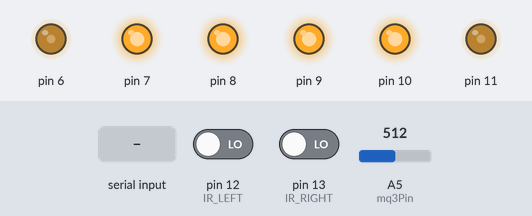
Bench run of a sketch on a simulated Arduino Uno, built with avr-gcc and run on an emulated ATmega328P. Shown: output pins drawn as LEDs (lit = HIGH). Inputs (shaded band) come from the test bench; at power-on: pin 12 (IR_LEFT) LOW, pin 13 (IR_RIGHT) LOW, A5 (mq3Pin) = 512. What the sketch prints to the serial monitor is not drawn.

Above: at 1.2 s.
1.3 s: "30,150q" received over the second serial link
At 2.1 s:
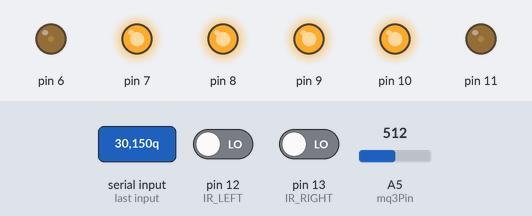
2.8 s: "0q" received over the second serial link
At 3.3 s:
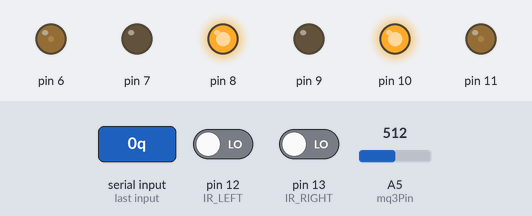
4.3 s: "90,45q" received over the second serial link
At 5.5 s:
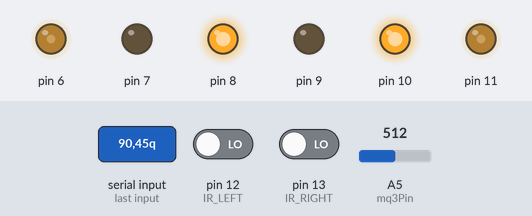
5.8 s: pin 12 (IR_LEFT) driven HIGH
At 6.6 s:
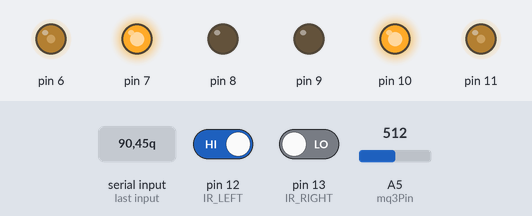
7.3 s: "1q" received over the second serial link
At 7.8 s:
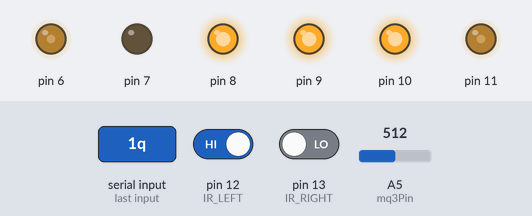
8.8 s: "3q" received over the second serial link
At 9.1 s:
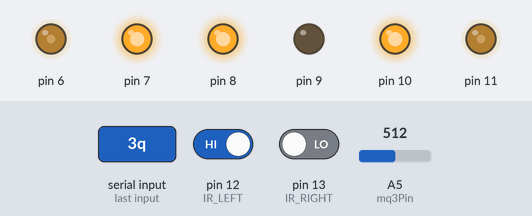
Timing chart, 0 to 11.3 s (numbered marks = the images above; inputs shaded):
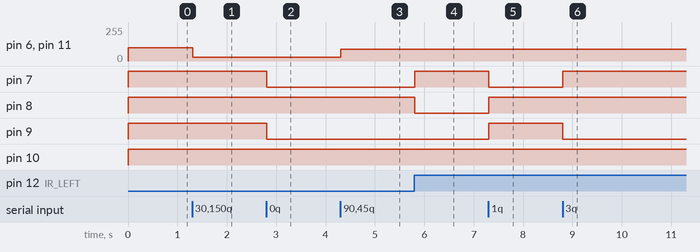

Measured:
- after the input at 1.3 s, pin 6, pin 11: 100/255 → 30/255 at once
- after the input at 2.8 s, pin 7, pin 9: HIGH → LOW at once
- after the input at 4.3 s, pin 6, pin 11: 30/255 → 90/255 at once
- after the input at 5.8 s, pin 7: LOW → HIGH at once; pin 8: HIGH → LOW at once
- after the input at 7.3 s, pin 7: HIGH → LOW at once; pin 8, pin 9: LOW → HIGH at once
- after the input at 8.8 s, pin 7: LOW → HIGH at once; pin 9: HIGH → LOW at once

The sketch:

1212_RCcar_Alcohol_v01.ino
```cpp
#include <SoftwareSerial.h> // SoftwareSerial 라이브러리 포함
#include <LiquidCrystal_I2C.h>

SoftwareSerial mySerial(2, 3); // RX = 2, TX = 3
LiquidCrystal_I2C lcd(0x27, 16, 2);  // 16x2 LCD 크기

String value = " ";
int iValue;
int num = 5, speed = 100;

// 적외선 센서 핀 설정
const int IR_LEFT = 12; // 왼쪽 센서: D12
const int IR_RIGHT = 13; // 오른쪽 센서: D13

const int mq3Pin = A5; // MQ-3 센서핀

void setup() {
  mySerial.begin(9600); // SoftwareSerial 시작
  Serial.begin(9600);

  // 모터 핀 설정
  pinMode(6, OUTPUT);
  pinMode(7, OUTPUT);
  pinMode(8, OUTPUT);
  pinMode(9, OUTPUT);
  pinMode(10, OUTPUT);
  pinMode(11, OUTPUT);

  // 적외선 센서 핀 설정
  pinMode(IR_LEFT, INPUT);
  pinMode(IR_RIGHT, INPUT);
}

void loop() {

  // RC 명령 수신
  if (mySerial.available()) {
    value = mySerial.readStringUntil('q'); // 데이터 읽기
    iValue = value.toInt(); // 문자열을 숫자로 변환

    // 받은 값에 따라 속도와 동작 설정
    if (iValue > 9)
      speed = iValue; // 숫자가 9보다 크면 속도로 사용
    else
      num = iValue; // 그렇지 않으면 동작 번호로 사용
  }

  Serial.println(analogRead(mq3Pin));
  int val = analogRead(mq3Pin);

  // 동작 설정
  if (num == 0) {
    lineTracerMode(); // 라인트레이서 모드
  }
  // else if (num == 10) {

  // }
  else {
    rcMode(); // RC 모드
  }
}

void rcMode() {
 // 동작 설정
    if (num == 1) { // 앞 오
      analogWrite(11, speed);
      digitalWrite(10, HIGH);
      digitalWrite(9, HIGH);
      digitalWrite(8, HIGH);
      digitalWrite(7, LOW);
      analogWrite(6, speed);
    } else if (num == 2) { // 앞
      analogWrite(11, speed);
      digitalWrite(10, HIGH);
      digitalWrite(9, LOW);
      digitalWrite(8, HIGH);
      digitalWrite(7, LOW);
      analogWrite(6, speed);
    } else if (num == 3) { // 앞 왼
      analogWrite(11, speed);
      digitalWrite(10, HIGH);
      digitalWrite(9, LOW);
      digitalWrite(8, HIGH);
      digitalWrite(7, HIGH);
      analogWrite(6, speed);
    } else if (num == 4) { // 정지 왼
      analogWrite(11, speed);
      digitalWrite(10, LOW);
      digitalWrite(9, HIGH);
      digitalWrite(8, HIGH);
      digitalWrite(7, LOW);
      analogWrite(6, speed);
    } else if (num == 5) { // 중지
      analogWrite(11, speed);
      digitalWrite(10, HIGH);
      digitalWrite(9, HIGH);
      digitalWrite(8, HIGH);
      digitalWrite(7, HIGH);
      analogWrite(6, speed);
    } else if (num == 6) { // 정지 오
      analogWrite(11, speed);
      digitalWrite(10, HIGH);
      digitalWrite(9, LOW);
      digitalWrite(8, LOW);
      digitalWrite(7, HIGH);
      analogWrite(6, speed);
    } else if (num == 7) { // 뒤 오
      analogWrite(11, speed);
      digitalWrite(10, HIGH);
      digitalWrite(9, HIGH);
      digitalWrite(8, LOW);
      digitalWrite(7, HIGH);
      analogWrite(6, speed);
    } else if (num == 8) { // 후진
      analogWrite(11, speed);
      digitalWrite(10, LOW);
      digitalWrite(9, HIGH);
      digitalWrite(8, LOW);
      digitalWrite(7, HIGH);
      analogWrite(6, speed);
    } else if (num == 9) { // 뒤 왼
      analogWrite(11, speed);
      digitalWrite(10, LOW);
      digitalWrite(9, HIGH);
      digitalWrite(8, HIGH);
      digitalWrite(7, HIGH);
      analogWrite(6, speed);
    }
}

void lineTracerMode() {
  int leftValue = digitalRead(IR_LEFT);   // 왼쪽 센서 값 읽기
  int rightValue = digitalRead(IR_RIGHT); // 오른쪽 센서 값 읽기

  if (leftValue == 0 && rightValue == 0) { // 선이 가운데
    analogWrite(11, speed);
    digitalWrite(10, HIGH);
    digitalWrite(9, LOW);

    analogWrite(6, speed);
    digitalWrite(8, HIGH);
    digitalWrite(7, LOW);

  } else if (leftValue == 1 && rightValue == 0) { // 선이 왼쪽
    // analogWrite(11, speed / 2);
    // digitalWrite(10, HIGH);
    // digitalWrite(9, LOW);

    // analogWrite(6, speed);
    // digitalWrite(8, HIGH);
    // digitalWrite(7, LOW);

    analogWrite(11, speed);
    digitalWrite(10, HIGH);
    digitalWrite(9, LOW);
    digitalWrite(8, LOW);
    digitalWrite(7, HIGH);
    analogWrite(6, speed);

    delay(500);
  } else if (leftValue == 0 && rightValue == 1) { // 선이 오른쪽
    // analogWrite(11, speed);
    // digitalWrite(10, HIGH);
    // digitalWrite(9, LOW);

    // analogWrite(6, speed / 2);
    // digitalWrite(8, HIGH);
    // digitalWrite(7, LOW);

    analogWrite(11, speed);
    digitalWrite(10, LOW);
    digitalWrite(9, HIGH);
    digitalWrite(8, HIGH);
    digitalWrite(7, LOW);
    analogWrite(6, speed);

    delay(500);
  } else if (leftValue == 1 && rightValue == 1){ // 선이 없을 경우 정지
    analogWrite(11, speed);
    analogWrite(6, speed);
    digitalWrite(10, HIGH);
    digitalWrite(9, HIGH);
    digitalWrite(8, HIGH);
    digitalWrite(7, HIGH);
  }
}
```
